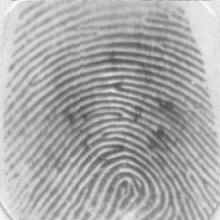
%> input picture Série2/Ex3/finger1.tif, 220 x 220 px, shrunk from 300 x 300 before the run
$ octave --eval "minutiae_detection('finger1.tif');"   (GNU Octave 9; MATLAB toolbox functions it lacks are replaced by stand-ins)
%> lines starting %> are read from the running program, lines starting %| are printed output that depends on the picture; in (x1, y1, x2, y2) boxes, pixels count from 0 and x2, y2 are one past the last pixel; in counts of white or black regions, pixels touching at a corner belong together; the program's own positions count from 1
### Série2/Ex3/fingerprint_enhancement.m
function binaryImage = fingerprint_enhancement(filename)
%> called with filename = 'finger1.tif'

close all;

% Ler a imagem a partir do ficheiro.
I = imread(filename);
%> I is the input picture: size 220x220 uint8; min 74, max 254, mean 169.5

filter=[0 -1 -1 -1 -1 -1 0;
        -1 0 -1 -1 -1 0 -1;
        -1 -1 0 -1 0 -1 -1;
        -1 -1 -1 36 -1 -1 -1;
        -1 -1 0 -1 0 -1 -1;
        -1 0 -1 -1 -1 0 -1;
        0 -1 -1 -1 -1 -1 0;];
If = filter2(filter,I);
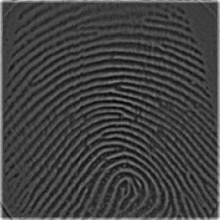
%> If: size 220x220 double; min -1909, max 5979, mean 113; drawn with min black and max white
If = I + uint8(If);
%> If: size 220x220 uint8
If = medfilt2(If);
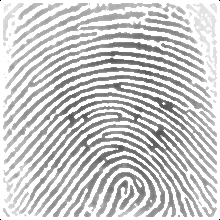
%> If: size 220x220 uint8; min 0, max 255, mean 204.1

% Vers鉶 bin醨ia.
level = graythresh(If);
%> level = 0.78
binaryImage = im2bw(If, level);
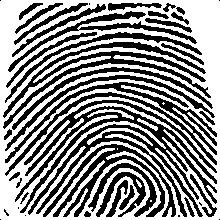
%> binaryImage: size 220x220 logical; 54.7% white; 42 black regions (10 under 20 px), largest, box (x1, y1, x2, y2) and area: (15, 100, 217, 217) 5798, (3, 42, 211, 129) 2722, (5, 82, 217, 176) 2636

figure(1);
subplot(121); imshow(I); colorbar; title(' Imagem original ');
subplot(122); imshow(binaryImage); colorbar; title(' Imagem bin醨ia ');
impixelinfo;
end

### Série2/Ex3/fingerprint_enhancement_morph.m
function thin_image = fingerprint_enhancement_morph(filename)

close all;

IBW = fingerprint_enhancement(filename);

thin_image=~bwmorph(IBW,'thin',Inf);
%> thin_image: size 220x220 logical; 88.3% white; black in thin lines or dots

figure(1);
subplot(131); imshow(imread(filename)); title(' original ' );
subplot(132); imshow(IBW); title(' fingerprint enhancement ' );
subplot(133); imshow(thin_image); title(' fingerprint enhancement morph ' );
end

### Série2/Ex3/minutiae_detection.m
function minutiae_detection(filename)

binary_image = fingerprint_enhancement_morph(filename);
close all;

[r,c] = size(binary_image);
%> r = 220; c = 220

%Create larger image to fit square that identifies the minutiae
line = r+2;
%> line = 222
col = c+2;
%> col = 222
aux = zeros(line,col);
aux(2:(end-1),2:(end-1)) = binary_image(:,:);
%> aux: size 222x222 double; values 0 (black) and 1 (white), 86.7% white; black in thin lines or dots

minutiaeImg = zeros(line,col,3);
minutiaeImg(:,:,1) = aux .* 255;
minutiaeImg(:,:,2) = aux .* 255;
minutiaeImg(:,:,3) = aux .* 255;
%> minutiaeImg: size 222x222x3 double; 86.7% white; black in thin lines or dots

minutiae = minutiae_extraction(r, c, aux);
%> after the loop in minutiae_extraction, `for x = 2 : line-1`:
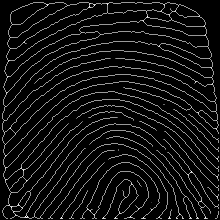
%> minutiae: size 220x220 double; min 0, max 5, mean 0.348; drawn with min black and max white
%> after the loop in minutiae_extraction, `for x = 2 : line-1`: mask = [0 1 1; 1 1 1; 1 1 1]

% RIDGE END FINDING
[ridge_y, ridge_x] = find(minutiae==2);
%> ridge_y = 44 values from 9 to 214; ridge_x = 44 values from 27 to 215

[ridge_x, ridge_y] = remove_false_minutiae(ridge_x, ridge_y);
%> in remove_false_minutiae, `len=length(xIndexs);`: len = 44
%> the loop in remove_false_minutiae, `for i=1:len-2` made 30 passes
%> after the loop in remove_false_minutiae, `for i=1:len-2`: X = [208 188; 195 84]; len = 31; xIndexs = 31 values from 27 to 215; yIndexs = 31 values, max 214 at index 30, min 9 at index 24, mean 141
%> ridge_x = 31 values from 27 to 215; ridge_y has the same summary as yIndexs in remove_false_minutiae

for i=1:length(ridge_x)
    minutiaeImg = insertShape(minutiaeImg,'circle',[ridge_x(i), ridge_y(i), 2],'LineWidth',2,'Color','black');
end
%> this loop made 31 passes
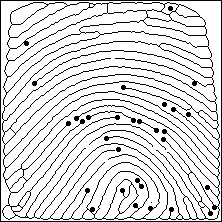
%> minutiaeImg: size 222x222x3 double; 85.6% white; black in thin lines or dots

%BIFURCATION FINDING
[bifurcation_y, bifurcation_x] = find(minutiae==4);
%> bifurcation_y = 238 values from 4 to 219; bifurcation_x = 238 values from 5 to 218

[bifurcation_x, bifurcation_y] = remove_false_minutiae(bifurcation_x, bifurcation_y);
%> the loop in remove_false_minutiae (call 2), `for i=1:len-2` made 88 passes
%> bifurcation_x = 89 values from 5 to 218; bifurcation_y = 89 values, max 219 at index 29, min 4 at index 40, mean 126.8

for i=1:length(bifurcation_x)
    minutiaeImg = insertShape(minutiaeImg,'circle',[bifurcation_x(i), bifurcation_y(i), 2],'LineWidth',2,'Color','red');
end
%> this loop made 89 passes
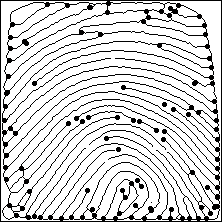
%> minutiaeImg: size 222x222x3 double; 3.48% of pixels changed, all inside (x1, y1, x2, y2) = (2, 1, 220, 221)

figure(1);
imshow(minutiaeImg); title(' Minutiae detection '); impixelinfo;
%> after `imshow(minutiaeImg)`:
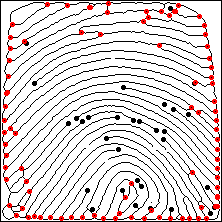
%> displayed picture: size 222x222x3, on the screen's scale of 0 to 255; mean R, G, B 220.7, 211.9, 211.9
end

function minutiae = minutiae_extraction(line, col, auxImg)
    minutiae = zeros(line,col);

    %Mask to find minutiae
    mask = zeros(3,3);

    for x = 2 : line-1
        for y = 2 : col-1
            e=1;
            for k = x-1 : x+1
                f=1;
                for l = y-1 : y+1
                    mask(e,f)=auxImg(k,l);
                    f=f+1;
                end
                e=e+1;
            end
            if(mask(2,2)==0)
                minutiae(x,y) = sum(sum(~mask));
            end
        end
    end
end

function [xIndexs, yIndexs] = remove_false_minutiae(xIndexs, yIndexs)
    len=length(xIndexs);
    for i=1:len-2
        if(i>len-2)
            break;
        end
        for l=1:len-2
            if(l>len-2)
                break;
            end
            if(i~=l)
                X = [xIndexs(i,1),yIndexs(i,1); xIndexs(l,1),yIndexs(l,1)];
                if(pdist(X,'euclidean')<2)
                    xIndexs(i) = [];
                    yIndexs(i) = [];
                    len=len-1;
                elseif(pdist(X,'euclidean')<6)
                    xIndexs(i) = [];
                    yIndexs(i) = [];
                    xIndexs(l-1) = [];
                    yIndexs(l-1) = [];
                    len=len-2;
                end
            end
        end
    end
end

$ run again, on Série2/Ex3/finger2.tif
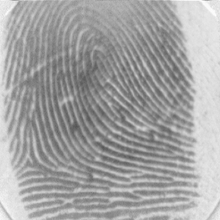
%> input picture Série2/Ex3/finger2.tif, 220 x 220 px, shrunk from 300 x 300 before the run
%> in fingerprint_enhancement, I is the input picture: size 220x220 uint8; min 84, max 253, mean 163.4
%> level = 0.761
%> binaryImage: size 220x220 logical; 54.3% white; 21 black regions (8 under 20 px), largest, box (x1, y1, x2, y2) and area: (4, 3, 200, 195) 18586, (28, 197, 190, 217) 879, (58, 201, 197, 217) 672
%> thin_image: size 220x220 logical; 87.4% white; black in thin lines or dots
%> aux: size 222x222 double; values 0 (black) and 1 (white), 85.9% white; black in thin lines or dots
%> after the loop in minutiae_extraction, `for x = 2 : line-1`: mask = [1 1 1; 1 1 1; 1 1 1]
%> in minutiae_detection, `[ridge_y, ridge_x] = find(minutiae==2);`: ridge_y = 131 values from 7 to 206; ridge_x = 131 values from 16 to 182
%> in remove_false_minutiae, `len=length(xIndexs);`: len = 131
%> the loop in remove_false_minutiae, `for i=1:len-2` made 57 passes
%> after the loop in remove_false_minutiae, `for i=1:len-2`: X = [173 122; 170 118]; len = 56; xIndexs = 56 values from 17 to 182; yIndexs = 56 values, max 187 at index 19, min 7 at index 45, mean 79.38
%> in minutiae_detection, `[ridge_x, ridge_y] = remove_false_minutiae(ridge_x, ridge_y);`: ridge_x = 56 values from 17 to 182; ridge_y has the same summary as yIndexs in remove_false_minutiae
%> the loop in minutiae_detection, `for i=1:length(ridge_x)` made 56 passes
%> after the loop in minutiae_detection, `for i=1:length(ridge_x)`:
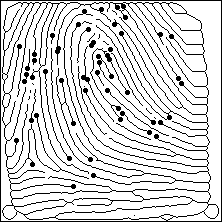
%> minutiaeImg: size 222x222x3 double; 83.8% white; black in thin lines or dots
%> in minutiae_detection, `[bifurcation_y, bifurcation_x] = find(minutiae==4);`: bifurcation_y = 197 values from 4 to 218; bifurcation_x = 197 values from 4 to 210
%> the loop in remove_false_minutiae (call 2), `for i=1:len-2` made 74 passes
%> in minutiae_detection, `[bifurcation_x, bifurcation_y] = remove_false_minutiae(bifurcation_x, ..`: bifurcation_x = 75 values from 5 to 210; bifurcation_y = 75 values, max 218 at index 20, min 4 at index 18, mean 106.5
%> the loop in minutiae_detection, `for i=1:length(bifurcation_x)` made 75 passes
%> in minutiae_detection, `imshow(minutiaeImg)`:
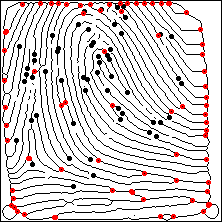
%> displayed picture: size 222x222x3, on the screen's scale of 0 to 255; mean R, G, B 215.9, 208.7, 208.7

$ run again, on Série2/Ex3/finger3.tif
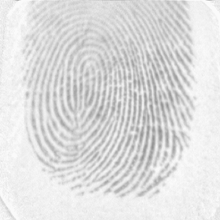
%> input picture Série2/Ex3/finger3.tif, 220 x 220 px, shrunk from 300 x 300 before the run
%> in fingerprint_enhancement, I is the input picture: size 220x220 uint8; min 144, max 254, mean 222.2
%> level = 0.882
%> binaryImage: size 220x220 logical; 70.1% white; 77 black regions (19 under 20 px), largest, box (x1, y1, x2, y2) and area: (53, 28, 117, 141) 1804, (94, 11, 150, 195) 1186, (125, 3, 195, 147) 1177
%> thin_image: size 220x220 logical; 88% white; black in thin lines or dots
%> aux: size 222x222 double; values 0 (black) and 1 (white), 86.4% white; black in thin lines or dots
%> after the loop in minutiae_extraction, `for x = 2 : line-1`: mask = [1 1 1; 1 1 1; 1 1 1]
%> in minutiae_detection, `[ridge_y, ridge_x] = find(minutiae==2);`: ridge_y = 35 values from 14 to 180; ridge_x = 35 values from 33 to 187
%> in remove_false_minutiae, `len=length(xIndexs);`: len = 35
%> the loop in remove_false_minutiae, `for i=1:len-2` made 20 passes
%> after the loop in remove_false_minutiae, `for i=1:len-2`: X = [178 142; 164 177]; len = 21; xIndexs = 21 values from 51 to 187; yIndexs = 21 values, max 180 at index 9, min 17 at index 14, mean 104.5
%> in minutiae_detection, `[ridge_x, ridge_y] = remove_false_minutiae(ridge_x, ridge_y);`: ridge_x = 21 values from 51 to 187; ridge_y has the same summary as yIndexs in remove_false_minutiae
%> the loop in minutiae_detection, `for i=1:length(ridge_x)` made 21 passes
%> after the loop in minutiae_detection, `for i=1:length(ridge_x)`:
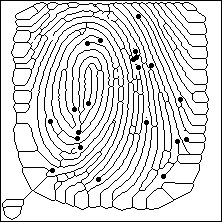
%> minutiaeImg: size 222x222x3 double; 85.6% white; black in thin lines or dots
%> in minutiae_detection, `[bifurcation_y, bifurcation_x] = find(minutiae==4);`: bifurcation_y = 403 values from 4 to 209; bifurcation_x = 403 values from 4 to 207
%> the loop in remove_false_minutiae (call 2), `for i=1:len-2` made 120 passes
%> in minutiae_detection, `[bifurcation_x, bifurcation_y] = remove_false_minutiae(bifurcation_x, ..`: bifurcation_x = 121 values from 4 to 207; bifurcation_y = 121 values, max 209 at index 1, min 4 at index 40, mean 108.4
%> the loop in minutiae_detection, `for i=1:length(bifurcation_x)` made 121 passes
%> in minutiae_detection, `imshow(minutiaeImg)`:
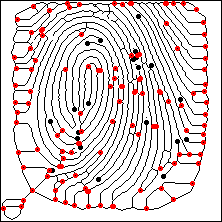
%> displayed picture: size 222x222x3, on the screen's scale of 0 to 255; mean R, G, B 221.6, 210.2, 210.2

$ run again, on Série2/Ex3/finger4.tif
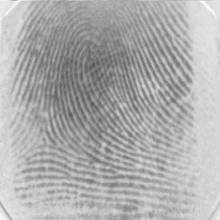
%> input picture Série2/Ex3/finger4.tif, 220 x 220 px, shrunk from 300 x 300 before the run
%> in fingerprint_enhancement, I is the input picture: size 220x220 uint8; min 87, max 254, mean 173.2
%> level = 0.784
%> binaryImage: size 220x220 logical; 58.6% white; 70 black regions (28 under 20 px), largest, box (x1, y1, x2, y2) and area: (7, 3, 198, 198) 13664, (61, 182, 196, 214) 986, (130, 45, 197, 136) 638
%> thin_image: size 220x220 logical; 85.8% white; black in thin lines or dots
%> aux: size 222x222 double; values 0 (black) and 1 (white), 84.2% white; black in thin lines or dots
%> after the loop in minutiae_extraction, `for x = 2 : line-1`: mask = [1 1 1; 1 1 1; 1 1 1]
%> in minutiae_detection, `[ridge_y, ridge_x] = find(minutiae==2);`: ridge_y = 214 values from 6 to 216; ridge_x = 214 values from 24 to 189
%> in remove_false_minutiae, `len=length(xIndexs);`: len = 214
%> the loop in remove_false_minutiae, `for i=1:len-2` made 72 passes
%> after the loop in remove_false_minutiae, `for i=1:len-2`: X = [180 209; 182 207]; len = 72; xIndexs = 72 values from 24 to 189; yIndexs = 72 values, max 216 at index 69, min 8 at index 33, mean 92.93
%> in minutiae_detection, `[ridge_x, ridge_y] = remove_false_minutiae(ridge_x, ridge_y);`: ridge_x = 72 values from 24 to 189; ridge_y has the same summary as yIndexs in remove_false_minutiae
%> the loop in minutiae_detection, `for i=1:length(ridge_x)` made 72 passes
%> in minutiae_detection, `[bifurcation_y, bifurcation_x] = find(minutiae==4);`: bifurcation_y = 503 values from 4 to 219; bifurcation_x = 503 values from 7 to 210
%> the loop in remove_false_minutiae (call 2), `for i=1:len-2` made 149 passes
%> in minutiae_detection, `[bifurcation_x, bifurcation_y] = remove_false_minutiae(bifurcation_x, ..`: bifurcation_x = 149 values from 7 to 210; bifurcation_y = 149 values, max 219 at index 46, min 4 at index 27, mean 109.5
%> the loop in minutiae_detection, `for i=1:length(bifurcation_x)` made 149 passes
%> in minutiae_detection, `imshow(minutiaeImg)`:
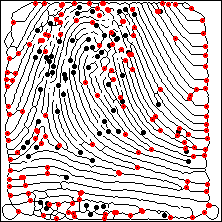
%> displayed picture: size 222x222x3, on the screen's scale of 0 to 255; mean R, G, B 212.3, 198.1, 198.1
